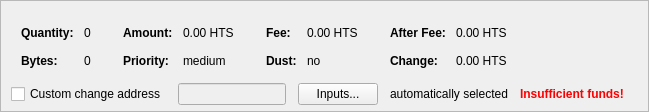
    <widget class="QFrame" name="frameCoinControl">
     <property name="sizePolicy">
      <sizepolicy hsizetype="Expanding" vsizetype="Expanding">
       <horstretch>0</horstretch>
       <verstretch>0</verstretch>
      </sizepolicy>
     </property>
     <property name="maximumSize">
      <size>
       <width>16777215</width>
       <height>16777215</height>
      </size>
     </property>
     <property name="frameShape">
      <enum>QFrame::StyledPanel</enum>
     </property>
     <property name="frameShadow">
      <enum>QFrame::Sunken</enum>
     </property>
     <layout class="QVBoxLayout" name="verticalLayoutCoinControl2">
      <property name="spacing">
       <number>0</number>
      </property>
      <property name="leftMargin">
       <number>0</number>
      </property>
      <property name="topMargin">
       <number>0</number>
      </property>
      <property name="rightMargin">
       <number>0</number>
      </property>
      <property name="bottomMargin">
       <number>6</number>
      </property>
      <item>
       <layout class="QVBoxLayout" name="verticalLayoutCoinControl" stretch="0,0,0">
        <property name="spacing">
         <number>0</number>
        </property>
        <property name="leftMargin">
         <number>10</number>
        </property>
        <property name="topMargin">
         <number>10</number>
        </property>
        <item>
         <layout class="QHBoxLayout" name="horizontalLayoutCoinControl2" stretch="0">
          <property name="spacing">
           <number>8</number>
          </property>
          <property name="bottomMargin">
           <number>10</number>
          </property>
          <item>
           <spacer name="horizontalSpacerCoinControl">
            <property name="orientation">
             <enum>Qt::Horizontal</enum>
            </property>
            <property name="sizeHint" stdset="0">
             <size>
              <width>40</width>
              <height>1</height>
             </size>
            </property>
           </spacer>
          </item>
         </layout>
        </item>
        <item>
         <widget class="QWidget" name="widgetCoinControl" native="true">
          <property name="sizePolicy">
           <sizepolicy hsizetype="Preferred" vsizetype="Preferred">
            <horstretch>0</horstretch>
            <verstretch>0</verstretch>
           </sizepolicy>
          </property>
          <property name="minimumSize">
           <size>
            <width>0</width>
            <height>0</height>
           </size>
          </property>
          <property name="styleSheet">
           <string notr="true"/>
          </property>
          <layout class="QHBoxLayout" name="horizontalLayoutCoinControl5">
           <property name="leftMargin">
            <number>0</number>
           </property>
           <property name="topMargin">
            <number>0</number>
           </property>
           <property name="rightMargin">
            <number>0</number>
           </property>
           <property name="bottomMargin">
            <number>0</number>
           </property>
           <item>
            <layout class="QHBoxLayout" name="horizontalLayoutCoinControl3" stretch="0,0,0,1">
             <property name="spacing">
              <number>20</number>
             </property>
             <property name="topMargin">
              <number>0</number>
             </property>
             <property name="bottomMargin">
              <number>10</number>
             </property>
             <item>
              <layout class="QFormLayout" name="formLayoutCoinControl1">
               <property name="horizontalSpacing">
                <number>10</number>
               </property>
               <property name="verticalSpacing">
                <number>14</number>
               </property>
               <property name="leftMargin">
                <number>10</number>
               </property>
               <property name="topMargin">
                <number>4</number>
               </property>
               <property name="rightMargin">
                <number>6</number>
               </property>
               <item row="0" column="0">
                <widget class="QLabel" name="labelCoinControlQuantityText">
                 <property name="font">
                  <font>
                   <weight>75</weight>
                   <bold>true</bold>
                  </font>
                 </property>
                 <property name="text">
                  <string>Quantity:</string>
                 </property>
                 <property name="margin">
                  <number>0</number>
                 </property>
                </widget>
               </item>
               <item row="0" column="1">
                <widget class="QLabel" name="labelCoinControlQuantity">
                 <property name="cursor">
                  <cursorShape>IBeamCursor</cursorShape>
                 </property>
                 <property name="contextMenuPolicy">
                  <enum>Qt::ActionsContextMenu</enum>
                 </property>
                 <property name="text">
                  <string notr="true">0</string>
                 </property>
                 <property name="margin">
                  <number>0</number>
                 </property>
                 <property name="textInteractionFlags">
                  <set>Qt::LinksAccessibleByMouse|Qt::TextSelectableByKeyboard|Qt::TextSelectableByMouse</set>
                 </property>
                </widget>
               </item>
               <item row="1" column="0">
                <widget class="QLabel" name="labelCoinControlBytesText">
                 <property name="font">
                  <font>
                   <weight>75</weight>
                   <bold>true</bold>
                  </font>
                 </property>
                 <property name="text">
                  <string>Bytes:</string>
                 </property>
                </widget>
               </item>
               <item row="1" column="1">
                <widget class="QLabel" name="labelCoinControlBytes">
                 <property name="cursor">
                  <cursorShape>IBeamCursor</cursorShape>
                 </property>
                 <property name="contextMenuPolicy">
                  <enum>Qt::ActionsContextMenu</enum>
                 </property>
                 <property name="text">
                  <string notr="true">0</string>
                 </property>
                 <property name="textInteractionFlags">
                  <set>Qt::LinksAccessibleByMouse|Qt::TextSelectableByKeyboard|Qt::TextSelectableByMouse</set>
                 </property>
                </widget>
               </item>
              </layout>
             </item>
             <item>
              <layout class="QFormLayout" name="formLayoutCoinControl2">
               <property name="horizontalSpacing">
                <number>10</number>
               </property>
               <property name="verticalSpacing">
                <number>14</number>
               </property>
               <property name="leftMargin">
                <number>6</number>
               </property>
               <property name="topMargin">
                <number>4</number>
               </property>
               <property name="rightMargin">
                <number>6</number>
               </property>
               <item row="0" column="0">
                <widget class="QLabel" name="labelCoinControlAmountText">
                 <property name="font">
                  <font>
                   <weight>75</weight>
                   <bold>true</bold>
                  </font>
                 </property>
                 <property name="text">
                  <string>Amount:</string>
                 </property>
                 <property name="margin">
                  <number>0</number>
                 </property>
                </widget>
               </item>
               <item row="0" column="1">
                <widget class="QLabel" name="labelCoinControlAmount">
                 <property name="cursor">
                  <cursorShape>IBeamCursor</cursorShape>
                 </property>
                 <property name="contextMenuPolicy">
                  <enum>Qt::ActionsContextMenu</enum>
                 </property>
                 <property name="text">
                  <string notr="true">0.00 HTS</string>
                 </property>
                 <property name="textInteractionFlags">
                  <set>Qt::LinksAccessibleByMouse|Qt::TextSelectableByKeyboard|Qt::TextSelectableByMouse</set>
                 </property>
                </widget>
               </item>
               <item row="1" column="0">
                <widget class="QLabel" name="labelCoinControlPriorityText">
                 <property name="font">
                  <font>
                   <weight>75</weight>
                   <bold>true</bold>
                  </font>
                 </property>
                 <property name="text">
                  <string>Priority:</string>
                 </property>
                </widget>
               </item>
               <item row="1" column="1">
                <widget class="QLabel" name="labelCoinControlPriority">
                 <property name="cursor">
                  <cursorShape>IBeamCursor</cursorShape>
                 </property>
                 <property name="contextMenuPolicy">
                  <enum>Qt::ActionsContextMenu</enum>
                 </property>
                 <property name="text">
                  <string notr="true">medium</string>
                 </property>
                 <property name="textInteractionFlags">
                  <set>Qt::LinksAccessibleByMouse|Qt::TextSelectableByKeyboard|Qt::TextSelectableByMouse</set>
                 </property>
                </widget>
               </item>
              </layout>
             </item>
             <item>
              <layout class="QFormLayout" name="formLayoutCoinControl3">
               <property name="horizontalSpacing">
                <number>10</number>
               </property>
               <property name="verticalSpacing">
                <number>14</number>
               </property>
               <property name="leftMargin">
                <number>6</number>
               </property>
               <property name="topMargin">
                <number>4</number>
               </property>
               <property name="rightMargin">
                <number>6</number>
               </property>
               <item row="0" column="0">
                <widget class="QLabel" name="labelCoinControlFeeText">
                 <property name="font">
                  <font>
                   <weight>75</weight>
                   <bold>true</bold>
                  </font>
                 </property>
                 <property name="text">
                  <string>Fee:</string>
                 </property>
                 <property name="margin">
                  <number>0</number>
                 </property>
                </widget>
               </item>
               <item row="0" column="1">
                <widget class="QLabel" name="labelCoinControlFee">
                 <property name="cursor">
                  <cursorShape>IBeamCursor</cursorShape>
                 </property>
                 <property name="contextMenuPolicy">
                  <enum>Qt::ActionsContextMenu</enum>
                 </property>
                 <property name="text">
                  <string notr="true">0.00 HTS</string>
                 </property>
                 <property name="textInteractionFlags">
                  <set>Qt::LinksAccessibleByMouse|Qt::TextSelectableByKeyboard|Qt::TextSelectableByMouse</set>
                 </property>
                </widget>
               </item>
               <item row="1" column="0">
                <widget class="QLabel" name="labelCoinControlLowOutputText">
                 <property name="font">
                  <font>
                   <weight>75</weight>
                   <bold>true</bold>
                  </font>
                 </property>
                 <property name="text">
                  <string>Dust:</string>
                 </property>
                </widget>
               </item>
               <item row="1" column="1">
                <widget class="QLabel" name="labelCoinControlLowOutput">
                 <property name="cursor">
                  <cursorShape>IBeamCursor</cursorShape>
                 </property>
                 <property name="contextMenuPolicy">
                  <enum>Qt::ActionsContextMenu</enum>
                 </property>
                 <property name="text">
                  <string notr="true">no</string>
                 </property>
                 <property name="textInteractionFlags">
                  <set>Qt::LinksAccessibleByMouse|Qt::TextSelectableByKeyboard|Qt::TextSelectableByMouse</set>
                 </property>
                </widget>
               </item>
              </layout>
             </item>
             <item>
              <layout class="QFormLayout" name="formLayoutCoinControl4">
               <property name="horizontalSpacing">
                <number>10</number>
               </property>
               <property name="verticalSpacing">
                <number>14</number>
               </property>
               <property name="leftMargin">
                <number>6</number>
               </property>
               <property name="topMargin">
                <number>4</number>
               </property>
               <property name="rightMargin">
                <number>6</number>
               </property>
               <item row="0" column="0">
                <widget class="QLabel" name="labelCoinControlAfterFeeText">
                 <property name="font">
                  <font>
                   <weight>75</weight>
                   <bold>true</bold>
                  </font>
                 </property>
                 <property name="text">
                  <string>After Fee:</string>
                 </property>
                 <property name="margin">
                  <number>0</number>
                 </property>
                </widget>
               </item>
               <item row="0" column="1">
                <widget class="QLabel" name="labelCoinControlAfterFee">
                 <property name="cursor">
                  <cursorShape>IBeamCursor</cursorShape>
                 </property>
                 <property name="contextMenuPolicy">
                  <enum>Qt::ActionsContextMenu</enum>
                 </property>
                 <property name="text">
                  <string notr="true">0.00 HTS</string>
                 </property>
                 <property name="textInteractionFlags">
                  <set>Qt::LinksAccessibleByMouse|Qt::TextSelectableByKeyboard|Qt::TextSelectableByMouse</set>
                 </property>
                </widget>
               </item>
               <item row="1" column="0">
                <widget class="QLabel" name="labelCoinControlChangeText">
                 <property name="font">
                  <font>
                   <weight>75</weight>
                   <bold>true</bold>
                  </font>
                 </property>
                 <property name="text">
                  <string>Change:</string>
                 </property>
                </widget>
               </item>
               <item row="1" column="1">
                <widget class="QLabel" name="labelCoinControlChange">
                 <property name="cursor">
                  <cursorShape>IBeamCursor</cursorShape>
                 </property>
                 <property name="contextMenuPolicy">
                  <enum>Qt::ActionsContextMenu</enum>
                 </property>
                 <property name="text">
                  <string notr="true">0.00 HTS</string>
                 </property>
                 <property name="textInteractionFlags">
                  <set>Qt::LinksAccessibleByMouse|Qt::TextSelectableByKeyboard|Qt::TextSelectableByMouse</set>
                 </property>
                </widget>
               </item>
              </layout>
             </item>
            </layout>
           </item>
          </layout>
         </widget>
        </item>
        <item>
         <layout class="QHBoxLayout" name="horizontalLayoutCoinControl4" stretch="0,0,0,0,0,0">
          <property name="spacing">
           <number>12</number>
          </property>
          <property name="sizeConstraint">
           <enum>QLayout::SetDefaultConstraint</enum>
          </property>
          <property name="topMargin">
           <number>5</number>
          </property>
          <property name="rightMargin">
           <number>5</number>
          </property>
          <item>
           <widget class="QCheckBox" name="checkBoxCoinControlChange">
            <property name="toolTip">
             <string>If this is activated, but the change address is empty or invalid, change will be sent to a newly generated address.</string>
            </property>
            <property name="text">
             <string>Custom change address</string>
            </property>
           </widget>
          </item>
          <item>
           <widget class="QValidatedLineEdit" name="lineEditCoinControlChange">
            <property name="enabled">
             <bool>false</bool>
            </property>
            <property name="sizePolicy">
             <sizepolicy hsizetype="Expanding" vsizetype="Fixed">
              <horstretch>0</horstretch>
              <verstretch>0</verstretch>
             </sizepolicy>
            </property>
           </widget>
          </item>
          <item>
           <widget class="QPushButton" name="pushButtonCoinControl">
            <property name="styleSheet">
             <string notr="true"/>
            </property>
            <property name="text">
             <string>Inputs...</string>
            </property>
            <property name="autoDefault">
             <bool>false</bool>
            </property>
           </widget>
          </item>
          <item>
           <widget class="QLabel" name="labelCoinControlAutomaticallySelected">
            <property name="text">
             <string>automatically selected</string>
            </property>
            <property name="margin">
             <number>5</number>
            </property>
           </widget>
          </item>
          <item>
           <widget class="QLabel" name="labelCoinControlInsuffFunds">
            <property name="font">
             <font>
              <weight>75</weight>
              <bold>true</bold>
             </font>
            </property>
            <property name="styleSheet">
             <string notr="true">color:red;font-weight:bold;</string>
            </property>
            <property name="text">
             <string>Insufficient funds!</string>
            </property>
            <property name="margin">
             <number>5</number>
            </property>
           </widget>
          </item>
          <item>
           <widget class="QLabel" name="labelCoinControlChangeLabel">
            <property name="sizePolicy">
             <sizepolicy hsizetype="Preferred" vsizetype="Expanding">
              <horstretch>0</horstretch>
              <verstretch>0</verstretch>
             </sizepolicy>
            </property>
            <property name="minimumSize">
             <size>
              <width>0</width>
              <height>0</height>
             </size>
            </property>
            <property name="text">
             <string/>
            </property>
            <property name="margin">
             <number>3</number>
            </property>
           </widget>
          </item>
         </layout>
        </item>
       </layout>
      </item>
     </layout>
    </widget>
